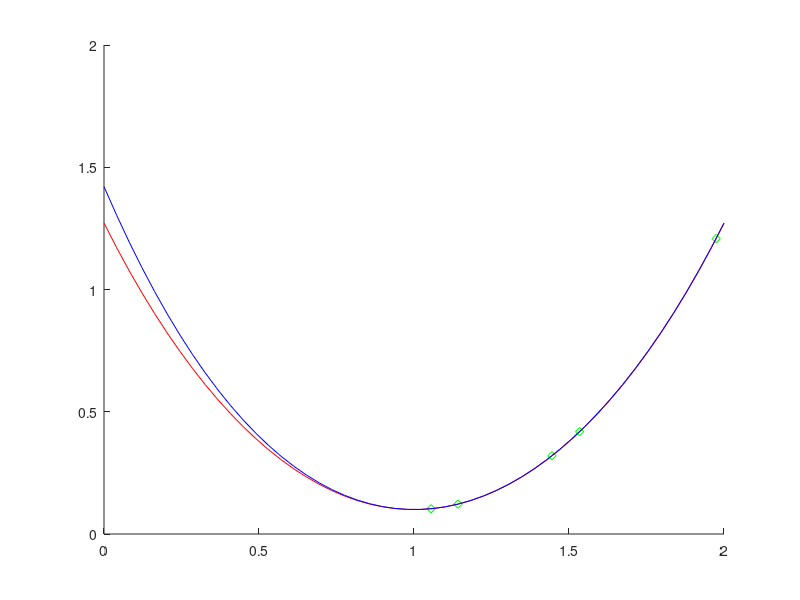

MATLAB code to generate this figure:
% Tekijä Konsta Keski-Mattinen
% 11.03.2021

clear
close all

disp("Tehtävä 11")

figure('name', 'Tehtävä 11'), hold on
n=5;

% Luodaan satunnaiset pisteet
x=2*rand(n,1)
%lasketaan arvot
g = @(x) x.^2-2*x+1+0.1*exp((x-1).^2);
values = g(x)

plot(x, g(x), 'gd');

% muodostetaan matriisi A jotta saadaan selvitettyä kaavalla
% Aa=g mitkä on a vektorin vakiot
A=zeros(n);

psi = @(x,i) x.^(i-1);

for c=1:1:n
    A(:,c)=psi(x,c);
end

%selvitetään vektori a
a=A\values

% muodostetaan piirtodata
x_p = linspace(0,2,10*n);
f = zeros(size(x_p));
for i = 1:1:n
    f=f+a(i)*psi(x_p,i);
end

%luodaan arvot plotattavaksi
plot(x_p, g(x_p), 'r', x_p, f, 'b');